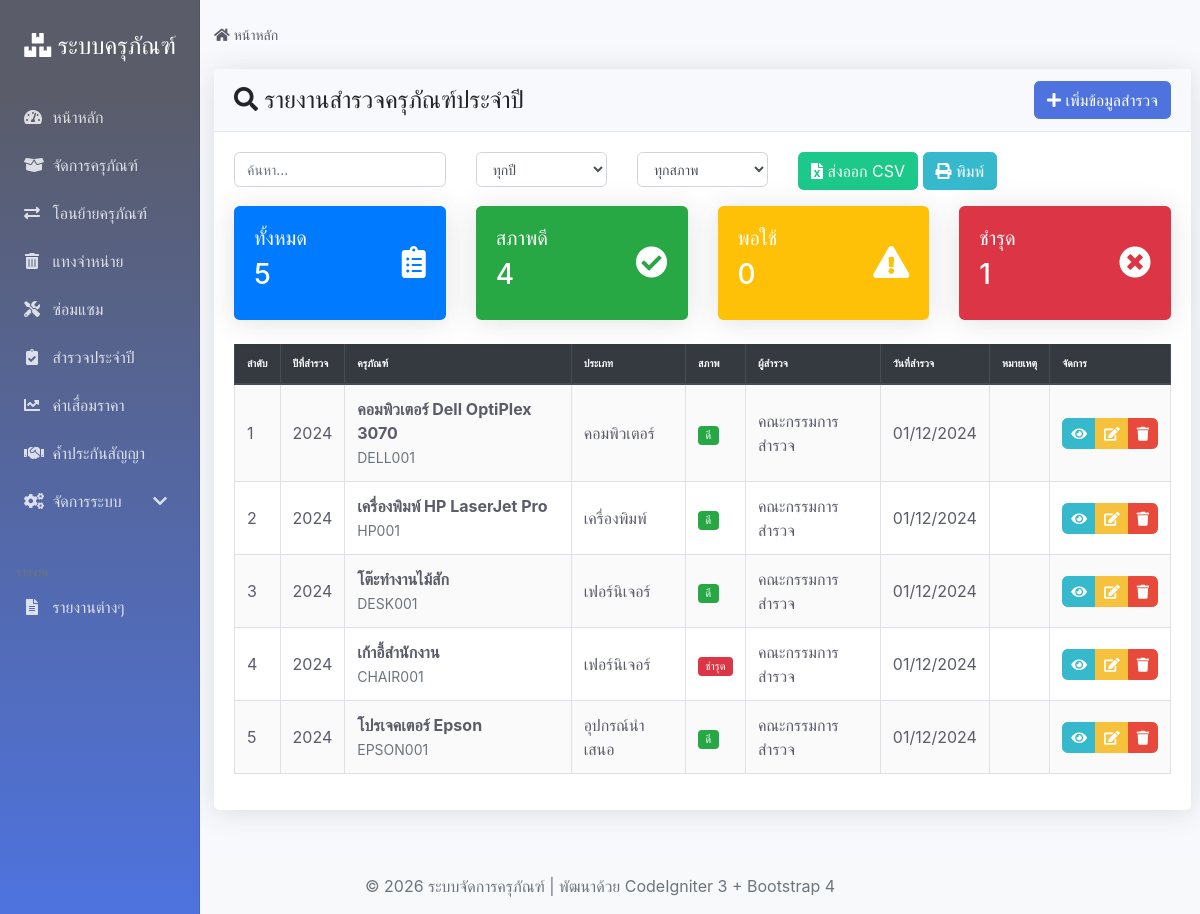
The page /index.php/surveys on the database as committed earlier.
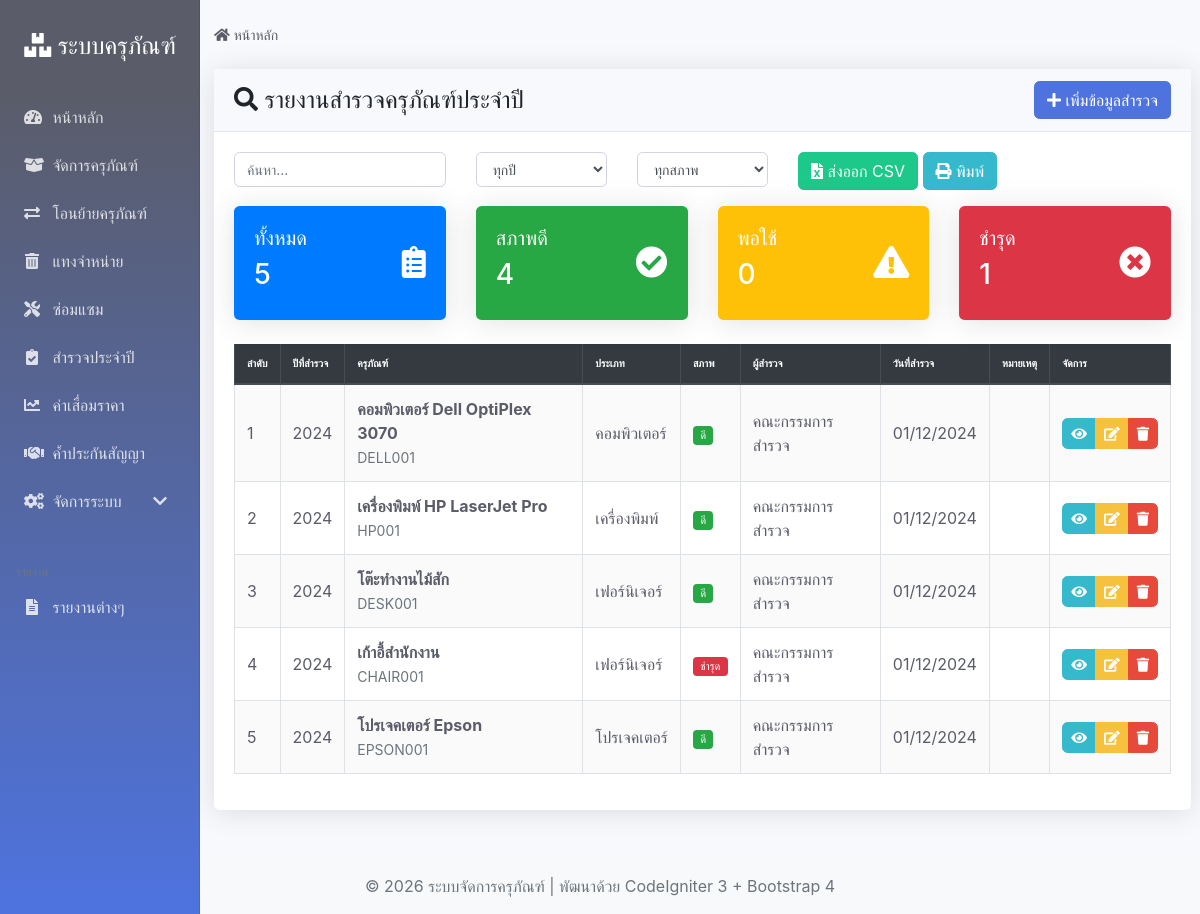
The same page on the database as committed later.
### tables this page shows
CREATE TABLE `annual_surveys` (
  `survey_id` int(11) NOT NULL,
  `survey_year` int(4) NOT NULL COMMENT 'ปีที่สำรวจ',
  `asset_id` int(11) NOT NULL COMMENT 'รหัสครุภัณฑ์',
  `condition` enum('ดี','พอใช้','ชำรุด','ไม่สามารถใช้งานได้') NOT NULL COMMENT 'สภาพครุภัณฑ์',
  `notes` text COMMENT 'บันทึกเพิ่มเติม',
  `surveyed_by` varchar(255) NOT NULL COMMENT 'ผู้สำรวจ',
  `survey_date` date NOT NULL COMMENT 'วันที่สำรวจ',
  `created_at` timestamp NOT NULL DEFAULT CURRENT_TIMESTAMP
);

CREATE TABLE `assets` (
  `asset_id` int(11) NOT NULL,
  `asset_name` varchar(255) NOT NULL COMMENT 'ชื่อครุภัณฑ์',
  `asset_type` varchar(100) NOT NULL COMMENT 'ประเภทครุภัณฑ์',
  `serial_number` varchar(100) DEFAULT NULL COMMENT 'หมายเลขซีเรียล',
  `purchase_date` date NOT NULL COMMENT 'วันที่จัดซื้อ',
  `purchase_price` decimal(15,2) NOT NULL COMMENT 'ราคาจัดซื้อ',
  `current_location` varchar(255) NOT NULL COMMENT 'สถานที่ตั้งปัจจุบัน',
  `status` enum('ใช้งาน','ชำรุด','จำหน่ายแล้ว','ซ่อมแซม') NOT NULL DEFAULT 'ใช้งาน' COMMENT 'สถานะ',
  `warranty_info` text COMMENT 'ข้อมูลการรับประกัน',
  `depreciation_rate` decimal(5,2) NOT NULL DEFAULT '0.00' COMMENT 'อัตราค่าเสื่อมราคา (%)',
  `acquisition_method` varchar(100) NOT NULL COMMENT 'วิธีการได้มา',
  `responsible_person` varchar(255) NOT NULL COMMENT 'ผู้รับผิดชอบ',
  `created_at` timestamp NOT NULL DEFAULT CURRENT_TIMESTAMP,
  `updated_at` timestamp NOT NULL DEFAULT CURRENT_TIMESTAMP ON UPDATE CURRENT_TIMESTAMP
);

### application/controllers/Surveys.php (called while the page is built, shortened)
<?php
class Surveys extends CI_Controller {
    public function __construct()
    {
        $this->load->model('Survey_model');
        $this->load->model('Asset_model');
        $this->load->helper(array('url', 'form'));
        $this->load->library(array('session', 'form_validation'));
    }
    public function index()
    {
        $data = array();
        $keyword = $this->input->get('search');
        $year = $this->input->get('year');
        $condition = $this->input->get('condition');
        if ($keyword || $year || $condition) {
            $data['surveys'] = $this->Survey_model->search_surveys($keyword, $year, $condition);
        } else {
            $data['surveys'] = $this->Survey_model->get_all_surveys();
        }
        $data['survey_years'] = $this->Survey_model->get_survey_years();
        $data['search_keyword'] = $keyword;
        $data['selected_year'] = $year;
        $data['selected_condition'] = $condition;
        $data['title'] = 'รายงานสำรวจครุภัณฑ์ประจำปี';
        $this->load->view('templates/header', $data);
        $this->load->view('surveys/index', $data);
        $this->load->view('templates/footer');
    }
}

### index.php (called while the page is built, shortened)
<?php
require_once BASEPATH.'core/CodeIgniter.php';

### application/models/Survey_model.php (called while the page is built, shortened)
<?php
class Survey_model extends CI_Model {
    public function get_all_surveys($year = null, $limit = null, $offset = null)
    {
        $this->db->select('s.*, a.asset_name, a.serial_number, a.asset_type, a.current_location');
        $this->db->from('annual_surveys s');
        $this->db->join('assets a', 's.asset_id = a.asset_id');
        $this->db->order_by('s.survey_date', 'DESC');
        $query = $this->db->get();
        return $query->result_array();
    }
    public function get_survey_years()
    {
        $this->db->select('survey_year');
        $this->db->distinct();
        $this->db->order_by('survey_year', 'DESC');
        $query = $this->db->get('annual_surveys');
        return array_column($query->result_array(), 'survey_year');
    }
}

### application/views/surveys/index.php (the view, shortened to what the changed rows need)
<div class="container-fluid">
    <div class="row">
        <div class="col-md-12">
            <div class="card">
                <div class="card-body">
                    <div class="table-responsive">
                        <table id="surveysTable" class="table table-striped table-bordered">
                            <thead class="thead-dark">
                                <tr>
                                    <th>ลำดับ</th>
                                    <th>ปีที่สำรวจ</th>
                                    <th>ครุภัณฑ์</th>
                                    <th>ประเภท</th>
                                    <th>สภาพ</th>
                                    <th>ผู้สำรวจ</th>
                                    <th>วันที่สำรวจ</th>
                                    <th>หมายเหตุ</th>
                                    <th>จัดการ</th>
                                </tr>
                            </thead>
                            <tbody>
                                <?php $i = 1; foreach($surveys as $survey): ?>
                                <tr>
                                    <td><?php echo $i++; ?></td>
                                    <td><?php echo $survey['survey_year']; ?></td>
                                    <td>
                                        <strong><?php echo htmlspecialchars($survey['asset_name']); ?></strong><br>
                                        <small class="text-muted"><?php echo htmlspecialchars($survey['serial_number']); ?></small>
                                    </td>
                                    <td><?php echo htmlspecialchars($survey['asset_type']); ?></td>
                                    <td>
                                        <?php
                                        $condition_class = '';
                                        switch($survey['condition']) {
                                            case 'ดี':
                                                $condition_class = 'badge-success';
                                                break;
                                            case 'ชำรุด':
                                                $condition_class = 'badge-danger';
                                                break;
                                        }
                                        ?>
                                        <span class="badge <?php echo $condition_class; ?>">
                                            <?php echo $survey['condition']; ?>
                                        </span>
                                    </td>
                                    <td><?php echo htmlspecialchars($survey['surveyed_by']); ?></td>
                                    <td><?php echo date("d/m/Y", strtotime($survey['survey_date'])); ?></td>
                                    <td>
                                    </td>
                                    <td>
                                        <div class="btn-group" role="group">
                                            <a href="<?php echo site_url('surveys/view/'.$survey['survey_id']); ?>"
                                               class="btn btn-sm btn-info" title="ดูรายละเอียด">
                                                <i class="fas fa-eye"></i>
                                            </a>
                                            <a href="<?php echo site_url('surveys/edit/'.$survey['survey_id']); ?>"
                                               class="btn btn-sm btn-warning" title="แก้ไข">
                                                <i class="fas fa-edit"></i>
                                            </a>
                                            <a href="<?php echo site_url('surveys/delete/'.$survey['survey_id']); ?>"
                                               class="btn btn-sm btn-danger" title="ลบ"
                                               onclick="return confirm('คุณแน่ใจหรือไม่ที่จะลบข้อมูลนี้?')">
                                                <i class="fas fa-trash"></i>
                                            </a>
                                        </div>
                                    </td>
                                </tr>
                                <?php endforeach; ?>
                            </tbody>
                        </table>
                    </div>
                </div>
            </div>
        </div>
    </div>
</div>

Rows that differ between the two databases and show on the page:
changed annual_surveys "โปรเจคเตอร์ Epson": asset.asset_type "อุปกรณ์นำเสนอ" → "โปรเจคเตอร์"
